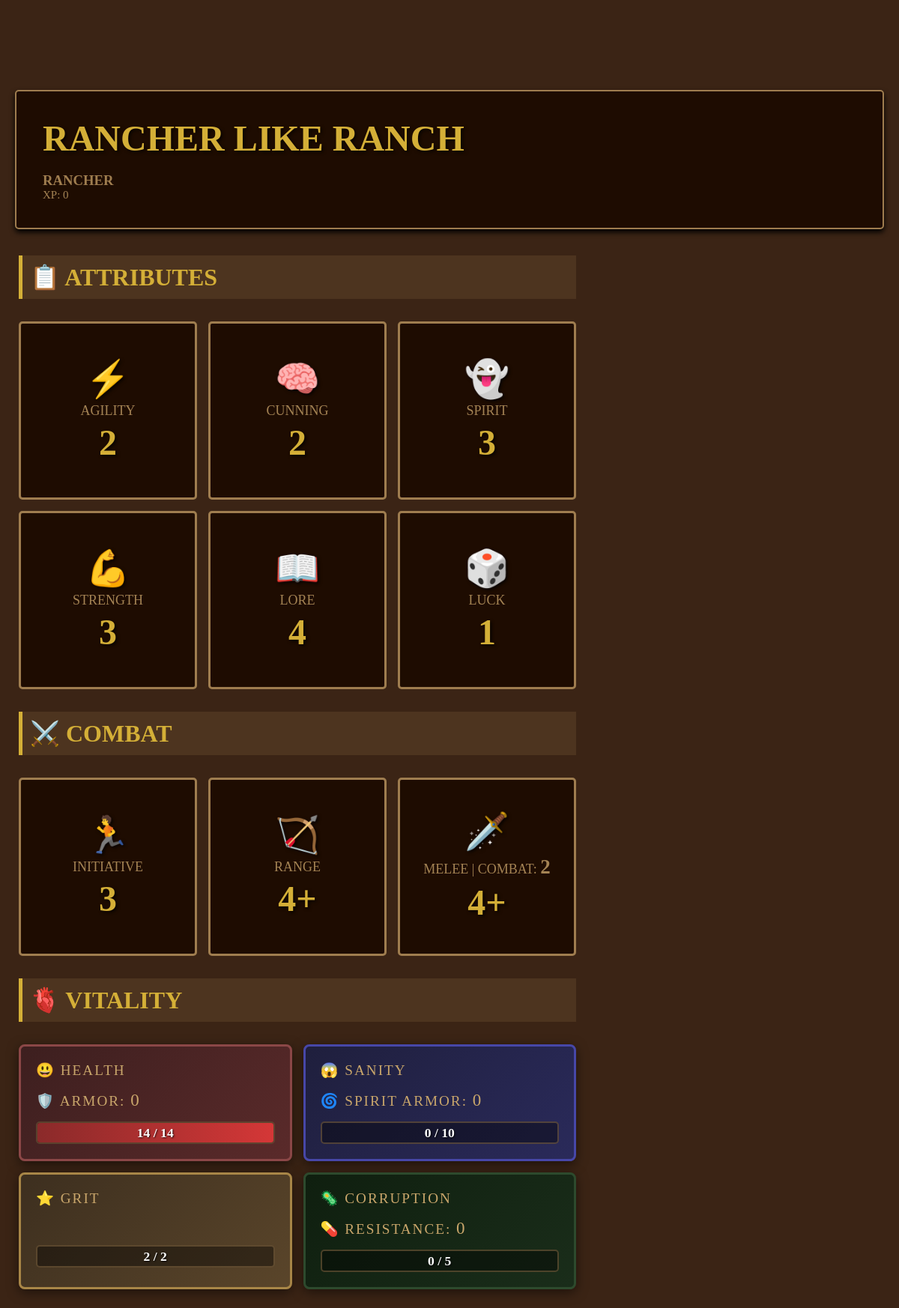
/characters/character/27/, run on the app's committed database.
### characters/models.py (models this page shows, shortened)
class CharacterSheet(models.Model):
    user = models.ForeignKey(
        settings.AUTH_USER_MODEL,
        on_delete=models.CASCADE
    )
    name = models.CharField(max_length=100, blank=True, default="Unnamed Hero")
    character_class = models.CharField(
        max_length=50,
        choices=[('marshall', 'Marshall'), ('gunslinger', 'Gunslinger'), ('rancher', 'Rancher')]
    )
    agility = models.IntegerField(default=0)
    cunning = models.IntegerField(default=0)
    spirit = models.IntegerField(default=0)
    strength = models.IntegerField(default=0)
    lore = models.IntegerField(default=0)
    luck = models.IntegerField(default=0)
    combat = models.IntegerField(default=0)
    max_grit = models.IntegerField(default=0)
    grit = models.IntegerField(default=0)
    calculated_grit = models.FloatField(default=0)
    range = models.IntegerField(default=0)
    melee = models.IntegerField(default=0)
    initiative = models.IntegerField(default=0)
    max_health = models.IntegerField(default=0)
    health = models.IntegerField(default=0)
    calculated_health = models.FloatField(default=0)
    defense = models.IntegerField(default=0)
    armor = models.IntegerField(default=0)
    max_sanity = models.IntegerField(default=0)
    sanity = models.IntegerField(default=0)
    calculated_sanity = models.FloatField(default=0)
    will_power = models.IntegerField(default=0)
    spirit_armor = models.IntegerField(default=0)
    max_corruption = models.IntegerField(default=0)
    corruption = models.IntegerField(default=0)
    calculated_corruption = models.FloatField(default=0)
    corruption_resistance = models.IntegerField(default=0)
    gold = models.IntegerField(default=0)
    dark_stone = models.IntegerField(default=0)
    xp = models.IntegerField(default=0)
    class_abilities = models.ManyToManyField(
        ClassAbility,
        blank=True,
    )
    abilities = models.ManyToManyField(Ability, blank=True)
    current_ability = models.ForeignKey(
        Ability,
        null=True,
        blank=True,
        on_delete=models.SET_NULL,
        related_name='active_for_characters'
    )

### characters/views.py (the view, shortened to what this page needs)
class CharacterDetailView(DetailView):
    model = CharacterSheet
    template_name = "characters/character_detail.html"
    context_object_name = 'character'

### templates/characters/character_detail.html (shortened to what this page needs)
{% extends 'base.html' %}
{% block content %}
<div class="page-container">
    <div class="Hero-Section">
        <h1>{{character.name}}</h1>
        <br>
        <h3>{{character.character_class}}</h3>
        <p>XP: {{character.xp}}</p>
    </div>
    <div class="two-column-section">
    <div class="left-column">
        <div class="banner">
            <h1>📋 Attributes</h1>
        </div>
        <div class="attribute-container">
             <div class="attribute-card">
                <h1>⚡️</h1>
                <p>agility</p>
                <h1>{{character.agility}}</h1>
             </div>
             <div class="attribute-card">
                <h1>🧠</h1>
                <p>Cunning</p>
                <h1>{{character.cunning}}</h1>
             </div>
             <div class="attribute-card">
                <h1>👻</h1>
                <p>spirit</p>
                <h1>{{character.spirit}}</h1>
             </div>
             <div class="attribute-card">
                <h1>💪</h1>
                <p>strength</p>
                <h1>{{character.strength}}</h1>
             </div>
             <div class="attribute-card">
                <h1>📖</h1>
                <p>lore</p>
                <h1>{{character.lore}}</h1>
             </div>
             <div class="attribute-card">
                <h1>🎲</h1>
                <p>luck</p>
                <h1>{{character.luck}}</h1>
             </div>
        </div>
        <div class="banner">
            <h1>⚔️ Combat</h1>
        </div>
        <div class="attribute-container">
             <div class="attribute-card">
                <h1>🏃</h1>
                <p>Initiative</p>
                <h1>{{character.initiative}}</h1>
             </div>
             <div class="attribute-card">
                <h1>🏹</h1>
                <p>Range</p>
                <h1>{{character.range}}+</h1>
             </div>
             <div class="attribute-card">
                <h1>🗡️</h1>
                <p>Melee | combat:  <span style="font-size: 1.5em; font-weight: bold;">{{character.combat}}</span> </p>
                <h1>{{character.melee}}+</h1>
             </div>
        </div>
        <div class="banner">
            <h1>🫀 Vitality</h1>
        </div>
        <div class="vitality-container">
            <div class="vital-card" id="health-card" style="position: relative;">
                <div class="vital-label" id="health_emoji">
                    {% if character.calculated_health == 0 %}
                        😵
                    {% elif character.calculated_health <= 30 %}
                        🤕
                    {% elif character.calculated_health <= 60 %}
                        🫤
                    {% elif character.calculated_health <= 90 %}
                        🙂
                    {% else %}
                        😃
                    {% endif %}
                    Health
                </div>
                <div class="vital-label">🛡️ Armor: <span style="font-size: 1.2em;">{{character.armor}}</span></div>
                <div class="vital-bar">
                    <div class="vital-fill" id = "health_bar" style="width:{{character.calculated_health}}%"></div>
                    <div class="vital-text" id="health_stat">{{character.health}} / {{character.max_health}}</div>
                </div>
            </div>
            <div class="vital-card sanity">
                <div class="vital-label" id="sanity_emoji">{% if character.calculated_sanity == 0 %}
                        😱
                    {% elif character.calculated_sanity <= 30 %}
                        😨
                    {% elif character.calculated_sanity <= 60 %}
                        😧
                    {% elif character.calculated_sanity <= 90 %}
                        😐️
                    {% else %}
                        😃
                    {% endif %} Sanity
                </div>
                <div class="vital-label">🌀 Spirit Armor: <span style="font-size: 1.2em;">{{character.spirit_armor}}</span></div>
                <div class="vital-bar">
                    <div class="vital-text" id="sanity_stats">{{character.sanity}} / {{character.max_sanity}}</div>
                </div>
            </div>
            <div class="vital-card grit">
                <div class="vital-label">⭐️ Grit</div>
                <br>
                <br>
                <div class="vital-bar">
                    <div class="vital-text" id="grit_stats">{{character.grit}} / {{character.max_grit}}</div>
                </div>
            </div>
            <div class="vital-card corruption">
                <div class="vital-label">🦠 Corruption</div>
                <div class="vital-label">💊 Resistance: <span style="font-size: 1.2em;">{{character.corruption_resistance}}</span></div>
                <div class="vital-bar">
                    <div class="vital-text" id="corruption_stats">{{character.corruption}} / {{character.max_corruption}}</div>
                </div>
            </div>
        </div>
    </div>
    <div class="right-column">
    </div>
</div>
</div>
{% endblock content %}

### static/css/base.css (style rules this page uses)
* { margin: 0; padding: 0; box-sizing: border-box; }
:root { --dark-brown:#1e0c01; --medium-brown:#321601; --background-color:#3b2415; --boarder-color:#9f7d4f; --boarder-hover-color:#d4af37; --hover-box-shadow:rgba(212,175,55,0.3); --title-color:#d4af37; --text-color:#a48354; --text-hover-color:#d4af37; --nav-link-bg:rgba(139,111,71,0.2); --nav-link-hover-bg:rgba(212,175,55,0.3); --red-text: #ff6b6b; --red-background:rgba(139,71,71,0.3); --red-boarder:#8b4747; --red-hover-text:#ff8787; --red-hover-background:rgba(139,71,71,0.5); --red-hover-boarder:#d47; --hover-red-box-shadow:rgba(224, 44, 44, 0.3); --banner-background:rgba(148, 117, 73, 0.2); --health-background-light:rgba(110, 27, 27, 0.4); --health-background-dark:rgba(97, 25, 25, 0.4); }
body { font-family: 'Georgia', 'Times New Roman', serif; overflow-x: hidden; background-color: var(--background-color); overflow-y: scroll; scrollbar-width: none; }
.page-container { display: flex; flex-direction: column; margin: 20px; width: calc(100% - 40px); height: calc(100% - 40px); gap: 30px; }
.Hero-Section { background-color: var(--dark-brown); border: 2px solid var(--boarder-color); border-radius: 5px; padding: 35px; box-shadow: 0 4px 7px black; }
.Hero-Section h1 { font-size: 3em; color: var(--title-color); font-weight: bold; text-transform: uppercase; text-shadow: 2px 2px 4px rgba(0,0,0,0.8); }
.Hero-Section h3 { color: var(--boarder-color); font-weight: bold; text-transform: uppercase; }
.Hero-Section p { font-size: 15px; color: var(--text-color); }
.two-column-section { display: grid; grid-template-columns: 1fr 1fr; gap: 30px; width: 100%; }
.left-column { display: flex; flex-direction: column; padding:5px; gap: 30px; }
.right-column { display: flex; flex-direction: column; gap: 30px; }
.banner { padding: 10px; background-color: var(--banner-background); color: var(--title-color); font-weight: bold; text-transform: uppercase; border-left: 5px solid var(--title-color); }
.attribute-container { position: relative; justify-self: center; display: grid; grid-template-columns: repeat(3, 1fr); max-width: 800px; gap:15px; }
.attribute-card { display: flex; flex-direction: column; align-items: center; justify-content: center; padding:20px; gap: 4px; aspect-ratio: 1 / 1; border: 3px solid var(--boarder-color); border-radius: 5px; background-color: var(--dark-brown); transition: all 0.4s ease; }
.attribute-card h1 { font-size: 3em; color: var(--title-color); font-weight: bold; text-transform: uppercase; text-shadow: 2px 2px 4px rgba(0,0,0,0.8); }
.attribute-card p { font-size: 18px; text-transform: uppercase; color: var(--text-color); }
.vitality-container { position: relative; justify-self: center; display: grid; grid-template-columns: repeat(2, 1fr); max-width: 800px; gap:15px; }
.vital-card { background: linear-gradient(135deg, #3d1f1f 0%, #5a2a2a 100%); border: 3px solid #8b4747; border-radius: 8px; padding: 20px; box-shadow: 0 4px 15px rgba(0,0,0,0.5); position: relative; }
.vital-card.sanity { background: linear-gradient(135deg, #1f1f3d 0%, #2a2a5a 100%); border-color: #4747a8; }
.vital-card.grit { background: linear-gradient(135deg, #3d2f1f 0%, #5a452a 100%); border-color: #a88647; }
.vital-card.corruption { background: linear-gradient(135deg, #0f1f0f 0%, #1a2d1a 100%); border-color: #2d4a2d; }
.vital-label { font-size: 1.2em; color: #c9a66b; text-transform: uppercase; letter-spacing: 2px; margin-bottom: 15px; }
.vital-bar { width: 100%; height: 30px; background: rgba(0,0,0,0.4); border: 2px solid rgba(139,111,71,0.5); border-radius: 5px; overflow: hidden; position: relative; }
.vital-fill { height: 100%; background: linear-gradient(90deg, #8b2a2a, #d43737); transition: width 0.3s ease; position: relative; }
.vital-text { position: absolute; top: 50%; left: 50%; transform: translate(-50%, -50%); z-index: 10; font-weight: bold; color: white; text-shadow: 1px 1px 2px rgba(0,0,0,0.8); font-size: 1.1em; }

### data on the page
CharacterSheet: name "RANCHER LIKE RANCH", character_class "RANCHER", xp "0", agility "2", cunning "2", spirit "3", strength "3", lore "4", luck "1", initiative "3", range "4", combat "2", melee "4", armor "0", health "14", max_health "14", spirit_armor "0", sanity "0", max_sanity "10", grit "2", max_grit "2", corruption_resistance "0", corruption "0", max_corruption "5"
